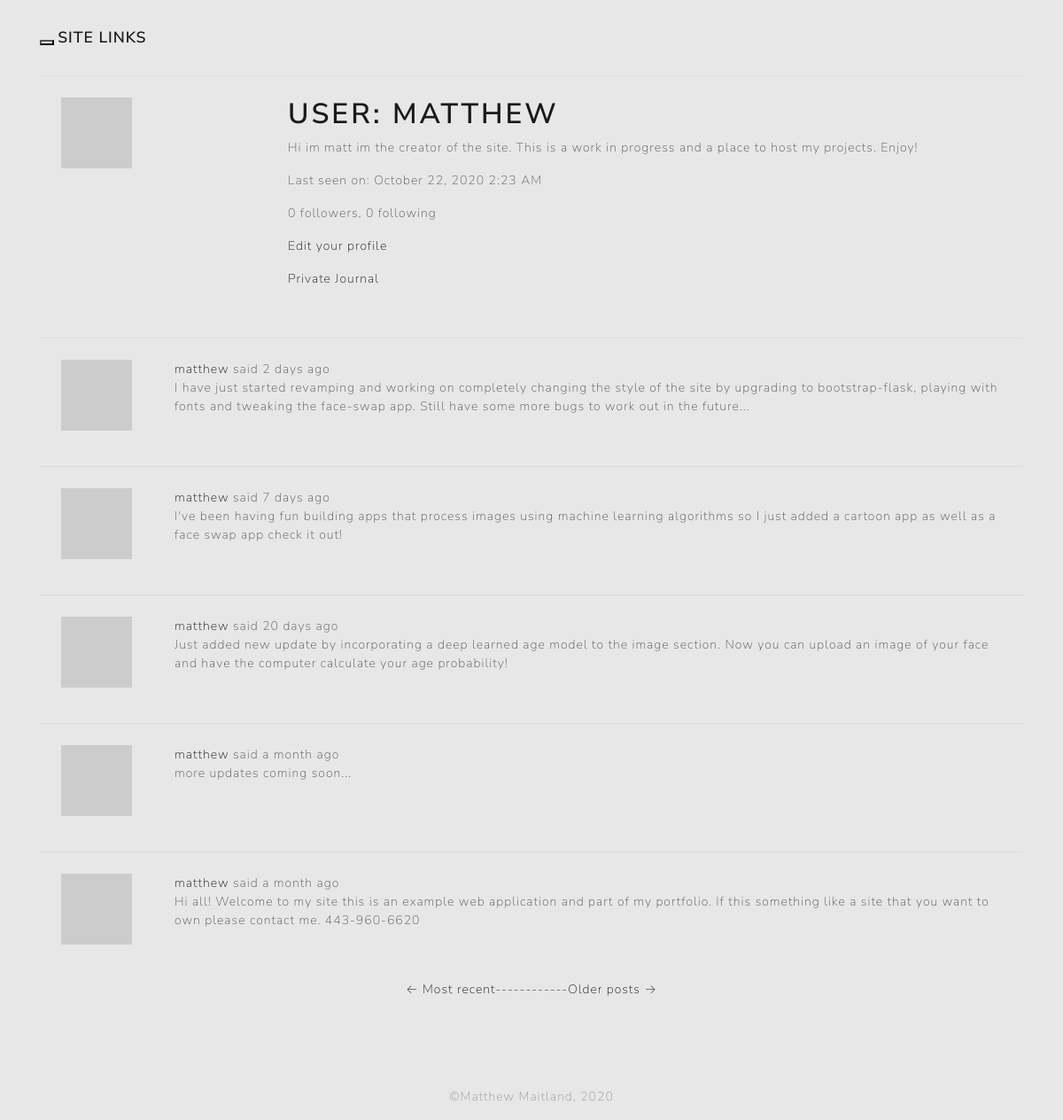
Page /user/matthew (signed in) on the earlier database version.
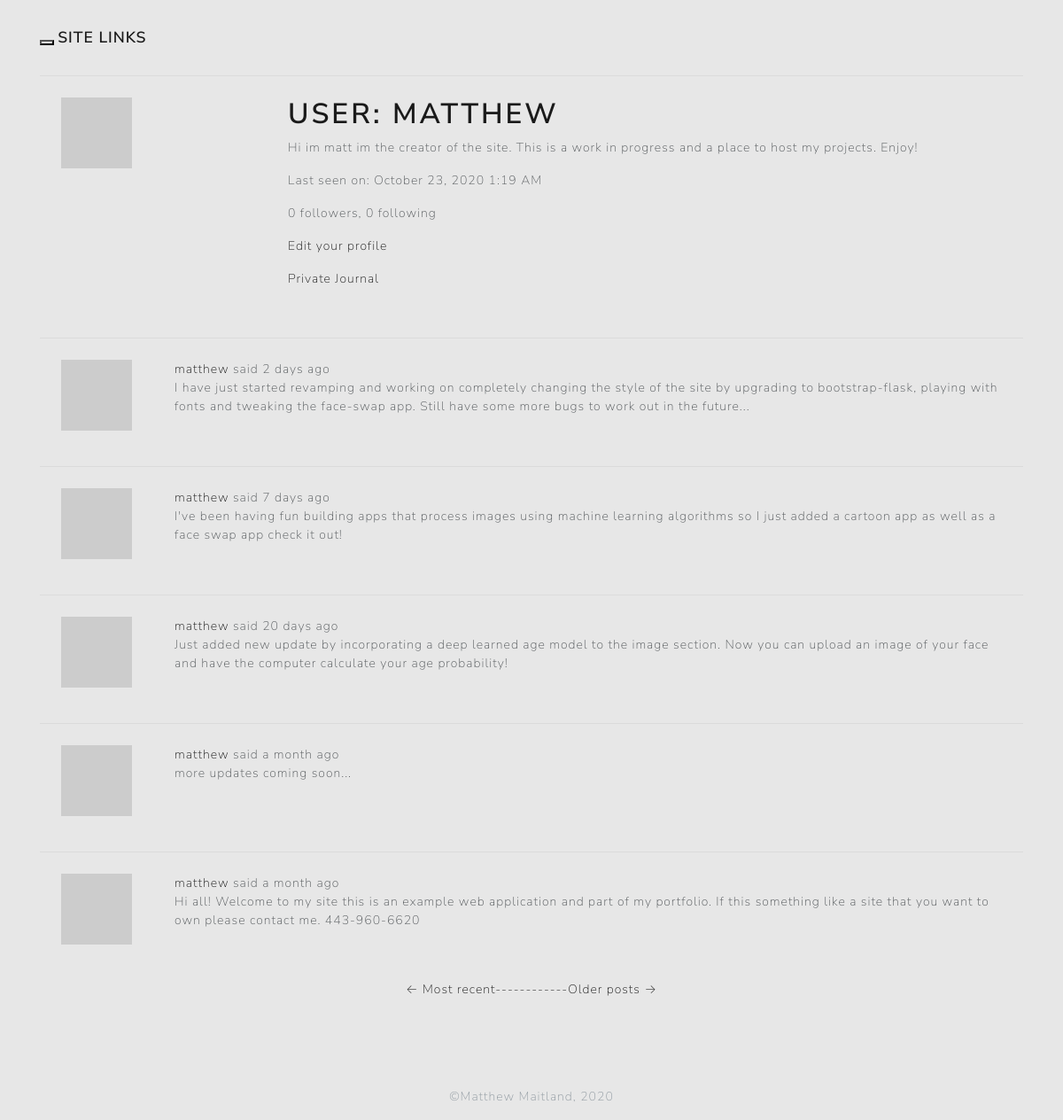
Same page on the later database version.
### app/models.py (models this page shows, shortened)
class PaginatedAPIMixin(object):
    @staticmethod
    def to_collection_dict(query, page, per_page, endpoint, **kwargs):
        resources = query.paginate(page, per_page, False)
        data = {
            'items': [item.to_dict() for item in resources.items],
            '_meta': {
                'page': page,
                'per_page': per_page,
                'total_pages': resources.pages,
                'total_items': resources.total
            },
            '_links': {
                'self': url_for(endpoint, page=page, per_page=per_page,
                                **kwargs),
                'next': url_for(endpoint, page=page + 1, per_page=per_page,
                                **kwargs) if resources.has_next else None,
                'prev': url_for(endpoint, page=page - 1, per_page=per_page,
                                **kwargs) if resources.has_prev else None
            }
        }
        return data

class User(UserMixin, PaginatedAPIMixin, db.Model):
    id = db.Column(db.Integer, primary_key=True)
    username = db.Column(db.String(64), index=True, unique=True)
    email = db.Column(db.String(120), index=True, unique=True)
    password_hash = db.Column(db.String(128))
    posts = db.relationship('Post', backref='author', lazy='dynamic')
    about_me = db.Column(db.String(140))
    journal = db.Column(db.String(500))
    last_seen = db.Column(db.DateTime, default=datetime.utcnow)
    token = db.Column(db.String(32), index=True, unique=True)
    token_expiration = db.Column(db.DateTime)
    followed = db.relationship(
        'User', secondary=followers,
        primaryjoin=(followers.c.follower_id == id),
        secondaryjoin=(followers.c.followed_id == id),
        backref=db.backref('followers', lazy='dynamic'), lazy='dynamic')
    messages_sent = db.relationship('Message',
                                    foreign_keys='Message.sender_id',
                                    backref='author', lazy='dynamic')
    messages_received = db.relationship('Message',
                                        foreign_keys='Message.recipient_id',
                                        backref='recipient', lazy='dynamic')
    last_message_read_time = db.Column(db.DateTime)
    notifications = db.relationship('Notification', backref='user',
                                    lazy='dynamic')
    tasks = db.relationship('Task', backref='user', lazy='dynamic')
    def avatar(self, size):
        digest = md5(self.email.lower().encode('utf-8')).hexdigest()
        return 'https://www.gravatar.com/avatar/{}?d=identicon&s={}'.format(
            digest, size)
    def new_messages(self):
        last_read_time = self.last_message_read_time or datetime(1900, 1, 1)
        return Message.query.filter_by(recipient=self).filter(
            Message.timestamp > last_read_time).count()
    def get_tasks_in_progress(self):
        return Task.query.filter_by(user=self, complete=False).all()

class SearchableMixin(object):
    @classmethod
    def before_commit(cls, session):
        session._changes = {
            'add': list(session.new),
            'update': list(session.dirty),
            'delete': list(session.deleted)
        }
    @classmethod
    def after_commit(cls, session):
        for obj in session._changes['add']:
            if isinstance(obj, SearchableMixin):
                add_to_index(obj.__tablename__, obj)
        for obj in session._changes['update']:
            if isinstance(obj, SearchableMixin):
                add_to_index(obj.__tablename__, obj)
        for obj in session._changes['delete']:
            if isinstance(obj, SearchableMixin):
                remove_from_index(obj.__tablename__, obj)
        session._changes = None

class Post(SearchableMixin, db.Model):
    __searchable__ = ['body']
    id = db.Column(db.Integer, primary_key=True)
    body = db.Column(db.String(140))
    timestamp = db.Column(db.DateTime, index=True, default=datetime.utcnow)
    user_id = db.Column(db.Integer, db.ForeignKey('user.id'))
    language = db.Column(db.String(5))

### app/main/views.py (the view)
@bp.route('/user/<username>')
@login_required
def user(username):
    user = User.query.filter_by(username=username).first_or_404()
    page = request.args.get('page', 1, type=int)
    posts = user.posts.order_by(Post.timestamp.desc()).paginate(
        page, current_app.config['POSTS_PER_PAGE'], False)
    next_url = url_for('main.user', username=user.username,
                       page=posts.next_num) if posts.has_next else None
    prev_url = url_for('main.user', username=user.username,
                       page=posts.prev_num) if posts.has_prev else None
    form = EmptyForm()
    return render_template('user.html', user=user, posts=posts.items,
                           next_url=next_url, prev_url=prev_url, form=form)

### app/main/views.py (called while the page is built)
@bp.before_app_request
def before_request():
    if current_user.is_authenticated:
        current_user.last_seen = datetime.utcnow()
        db.session.commit()
        g.search_form = SearchForm()
    g.locale = str(get_locale())

### app/models.py (called while the page is built)
@login.user_loader
def load_user(id):
    return User.query.get(int(id))

### app/templates/user.html (shortened to what this page needs)
{% extends "base.html" %}
{% block app_content %}
    <table class="table table-hover">
        <tr>
            <td width="256px"><img src="{{ user.avatar(256) }}"></td>
            <td>
                <h1>{{ _('User') }}: {{ user.username }}</h1>
                {% if user.about_me %}<p>{{ user.about_me }}</p>{% endif %}
                {% if user.last_seen %}
                <p>{{ _('Last seen on') }}: {{ moment(user.last_seen).format('LLL') }}</p>
                {% endif %}
                <p>{{ _('%(count)d followers', count=user.followers.count()) }}, {{ _('%(count)d following', count=user.followed.count()) }}</p>
                {% if user == current_user %}
                <p><a href="{{ url_for('main.edit_profile') }}">{{ _('Edit your profile') }}</a></p>
                <p><a href="{{ url_for('main.edit_journal') }}">{{ _('Private Journal') }}</a></p>
                {% endif %}
            </td>
        </tr>
    </table>
    {% for post in posts %}
        {% include '_post.html' %}
    {% endfor %}
    <nav aria-label="...">
        <ul class="pagination justify-content-center">
            <li class="previous{% if not prev_url %} disabled{% endif %}">
                <a href="{{ prev_url or '#' }}">
                    <span aria-hidden="true">&larr;</span> {{ _('Most recent------') }}
                </a>
            </li>
            <li class="next{% if not next_url %} disabled{% endif %}">
                <a href="{{ next_url or '#' }}">
                    {{ _('------Older posts') }} <span aria-hidden="true">&rarr;</span>
                </a>
            </li>
        </ul>
    </nav>
{% endblock %}

### app/templates/base.html (shortened to what this page needs)
{% extends 'bootstrap/base.html' %}
{% block styles %}
  <link rel="stylesheet" href="{{url_for('static', filename='lux.css')}}">
{% endblock %}
{% block navbar %}
    <nav class="navbar navbar-default">
        <div class="container">
            <div class="navbar-header">
                <button type="button" class="navbar-toggle collapsed" data-toggle="collapse" data-target="#bs-example-navbar-collapse-1" aria-expanded="false">
                </button>
                <a class="navbar-brand" href="{{ url_for('main.index') }}">Site links</a>
            </div>
        </div>
    </nav>
{% endblock %}
{% block content %}
    <div class="container">
        {% block app_content %}{% endblock %}
    </div>
{%- block footer %}
<div id="footer">
    <div class="container text-center">
      <p class="text-muted credit" style="color:#fff">&copy;Matthew Maitland, 2020</p>
    </div>
  </div>
{%- endblock footer %}
{% endblock %}

### app/templates/_post.html (shortened to what this page needs)
    <table class="table table-hover">
        <tr>
            <td width="70px">
                <a href="{{ url_for('main.user', username=post.author.username) }}">
                    <img src="{{ post.author.avatar(70) }}" />
                </a>
            </td>
            <td>
                {{ _('%(username)s said %(when)s',
                    username=user_link, when=moment(post.timestamp).fromNow()) }}
                <br>
                <span id="post{{ post.id }}">{{ post.body }}</span>
            </td>
        </tr>
    </table>

Differences in the rows shown:
changed User "MATTHEW": last_seen "October 22, 2020 2:23 AM" → "October 23, 2020 1:19 AM"
